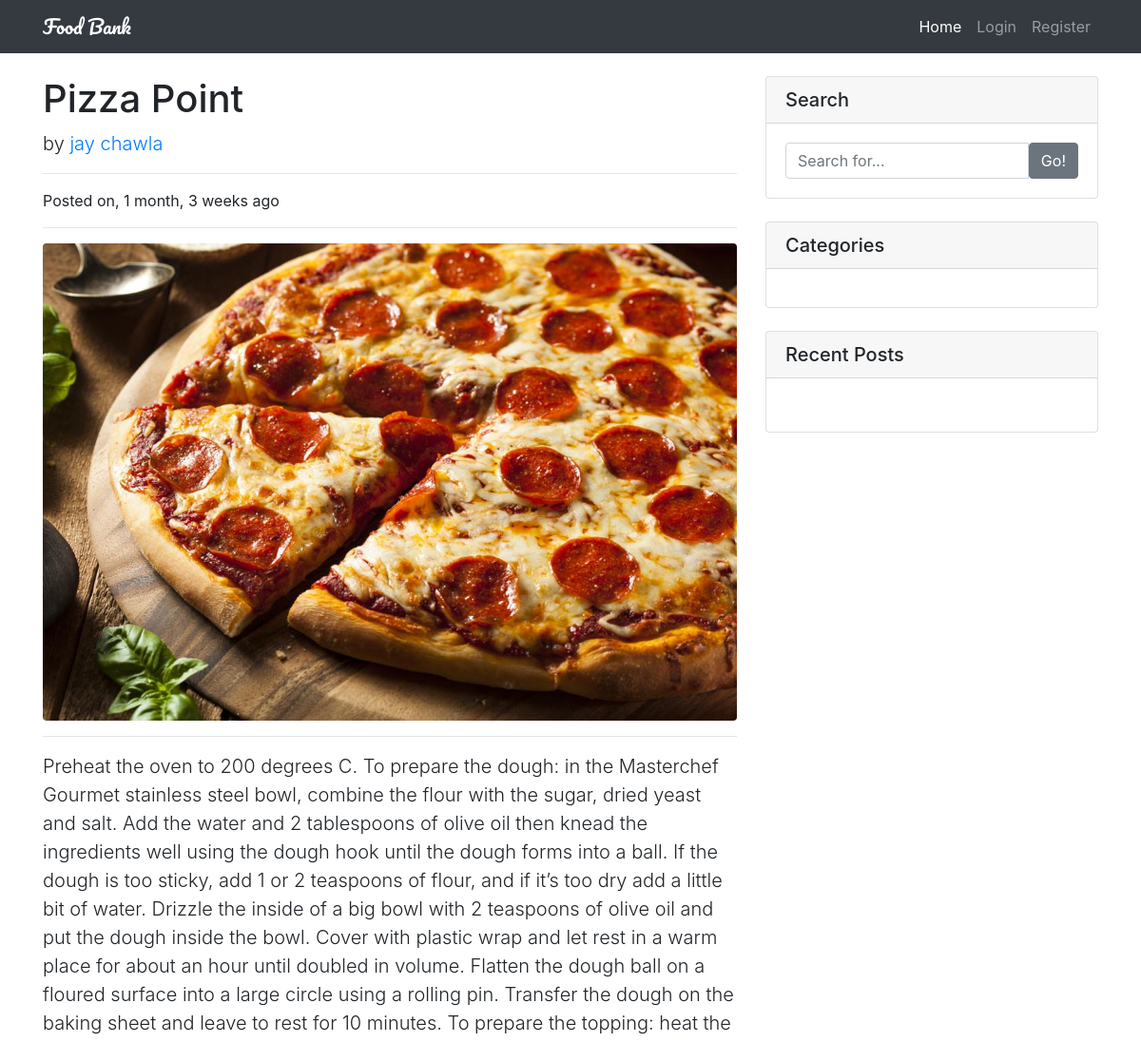
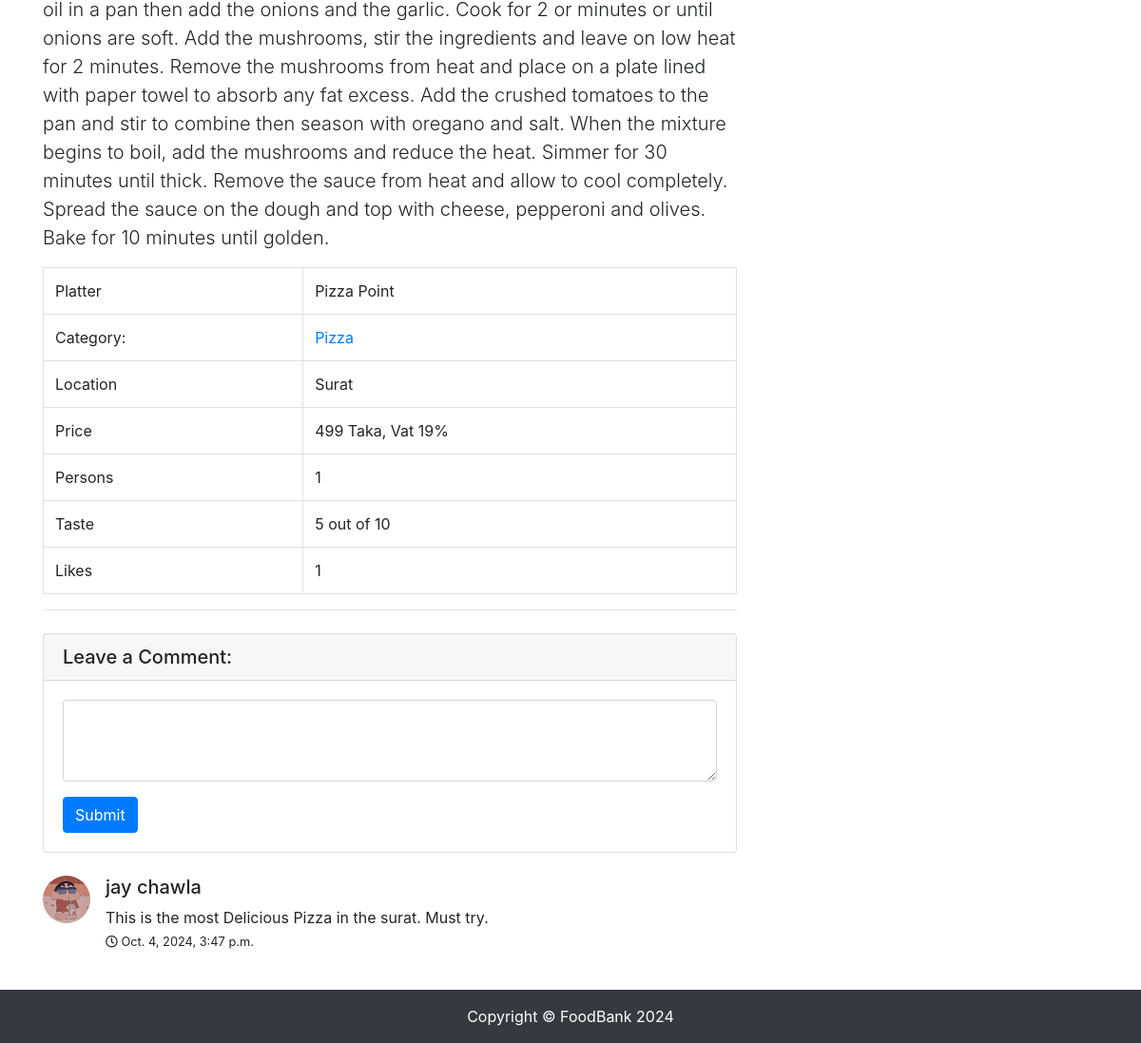
Page /pizza-point/ on the committed database (2 pictures, top to bottom).
### restaurants/models.py (models this page shows, shortened)
class Restaurant(models.Model):
    user = models.ForeignKey(User, on_delete=models.CASCADE)
    title = models.CharField(max_length=120)
    image = models.ImageField(upload_to='restaurants/')
    categories = models.CharField(max_length=120)
    location = models.CharField(max_length=120)
    price = models.IntegerField()
    vat = models.PositiveIntegerField(default=0)
    taste = models.PositiveIntegerField(choices=choices)
    persons = models.PositiveIntegerField(choices=choices)
    details = models.TextField()
    slug = models.SlugField(unique=True, blank=True)
    likes = models.ManyToManyField(User, related_name='post_likes', blank=True)
    views = models.IntegerField(default=0,blank=True)
    created_at = models.DateTimeField(auto_now_add=True)
    updated_at = models.DateTimeField(auto_now=True)
    is_active = models.BooleanField(default=True)
    def likes_count(self):
        return self.likes.count()
    def get_categories(self):
        cats = self.categories.split(',')
        return cats

class Comment(models.Model):
    user = models.ForeignKey(User, on_delete=models.CASCADE)
    post = models.ForeignKey(Restaurant, on_delete=models.CASCADE, related_name='comments')
    text = models.TextField(max_length=500)
    created_at = models.DateTimeField(auto_now_add=True)

### accounts/models.py (models this page shows, shortened)
class Profile(models.Model):
    user = models.OneToOneField(User, on_delete=models.CASCADE)
    image = models.ImageField(upload_to='profiles', default='profiles/default.jpg')

### restaurants/views.py (the view, shortened to what this page needs)
# urls.py: path('<slug:slug>/', RestaurantDetailView.as_view(), name='detail'),
class RestaurantDetailView(DetailView):
    queryset = Restaurant.objects.all()

### templates/restaurants/restaurant_detail.html (shortened to what this page needs)
{% extends 'base.html' %}
{% load humanize %}
{% block content %}
<div class="row">
    <div class="col-lg-8">
        <h1 class="mt-4">{{ object.title }}</h1>
        <p class="lead">
            by
            {% if object.user.get_full_name %}
            <a href="/?author={{ object.user }}">{{ object.user.get_full_name }}</a>
            {% else %}
            <a href="/?author={{ object.user }}">{{ object.user.username }}</a>
            {% endif %}
        </p>
        <hr>
        <p>Posted on, {{ object.created_at|naturaltime }}</p>
        <hr>
        <img class="img-fluid rounded" src="{{ object.image.url }}" alt="{{ object.title }}">
        <hr>
        <p class="lead">{{ object.details }}</p>
        <table class="table table-bordered">
            <tbody>
                <tr>
                    <td>Platter</td>
                    <td>{{ object.title }}</td>
                </tr>
                <tr>
                    <td>Category:</td>
                    <td>
                        {% for cat in object.get_categories %}
                        <a href="/?cat={{ cat }}">{{ cat }}</a>
                        {% endfor %}
                    </td>
                </tr>
                <tr>
                    <td>Location</td>
                    <td>{{ object.location }}</td>
                </tr>
                <tr>
                    <td>Price</td>
                    <td>{{ object.price }} Taka, Vat {{ object.vat }}%</td>
                </tr>
                <tr>
                    <td>Persons</td>
                    <td>{{ object.persons }}</td>
                </tr>
                <tr>
                    <td>Taste</td>
                    <td>{{ object.taste }} out of 10</td>
                </tr>
                <tr>
                    <td>Likes</td>
                    <td>{{ object.likes_count }}</td>
                </tr>
            </tbody>
        </table>
        <hr>
        <div class="card my-4">
            <h5 class="card-header">Leave a Comment:</h5>
            <div class="card-body">
                <form action="." method="POST">
                    <div class="form-group">
                        <textarea name="comment" class="form-control" rows="3" required></textarea>
                    </div>
                    <button type="submit" class="btn btn-primary">Submit</button>
                </form>
            </div>
        </div>
        {% if object.comments.all %}
        {% for comment in object.comments.all %}
        <div class="media mb-4">
            <img class="d-flex mr-3 rounded-circle comment_pic" src="{{ comment.user.profile.image.url }}" alt="Image">
            <div class="media-body">
                <h5 class="mt-0">{{ comment.user.get_full_name }}</h5>
                <p>{{ comment.text }}<br>
                    <small><i class="far fa-clock"></i>&nbsp{{ comment.created_at }}</small>
                </p>
            </div>
        </div>
        {% endfor %}
        {% endif %}
    </div>
    {% endblock content %}

### static/restaurants/css/style.css (style rules this page uses)
body { padding-top: 56px; }
.comment_pic { width: 50px; height: 50px; }

### rows in the picture
Restaurant: title "Pizza Point", user.get_full_name "jay chawla", created_at "1 month, 3 weeks ago", image (picture), details "Preheat the oven to 200 degrees C. To prepare the dough: in the Masterchef Gourmet stainless steel bowl, combine the flour with the sugar, dried yeast and salt. Add the water and 2 tablespoons of olive oil then knead the ingredients well using the dough hook until the dough forms into a ball. If the dough is too sticky, add 1 or 2 teaspoons of flour, and if it’s too dry add a little bit of water. Drizzle the inside of a big bowl with 2 teaspoons of olive oil and put the dough inside the bowl. Cover with plastic wrap and let rest in a warm place for about an hour until doubled in volume. Flatten the dough ball on a floured surface into a large circle using a rolling pin. Transfer the dough…", get_categories "Pizza", location "Surat", price "499", vat "19", persons "1", taste "5", likes_count "1"
Comment: user.profile.image (picture), user.get_full_name "jay chawla", text "This is the most Delicious Pizza in the surat. Must try.", created_at "Oct. 4, 2024, 3:47 p.m."
